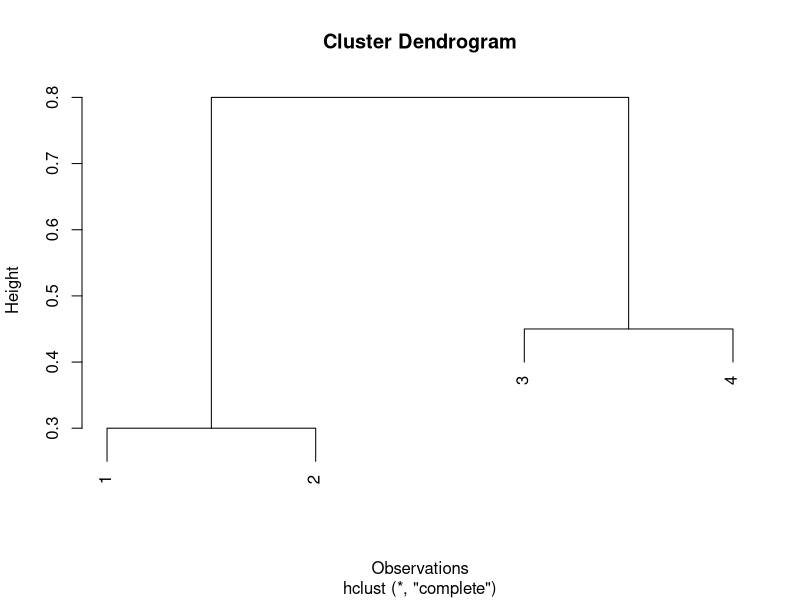
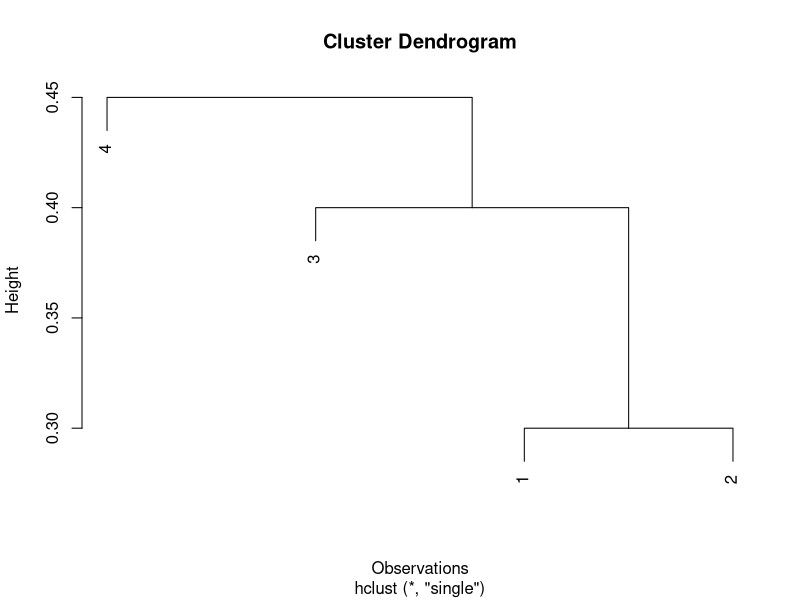
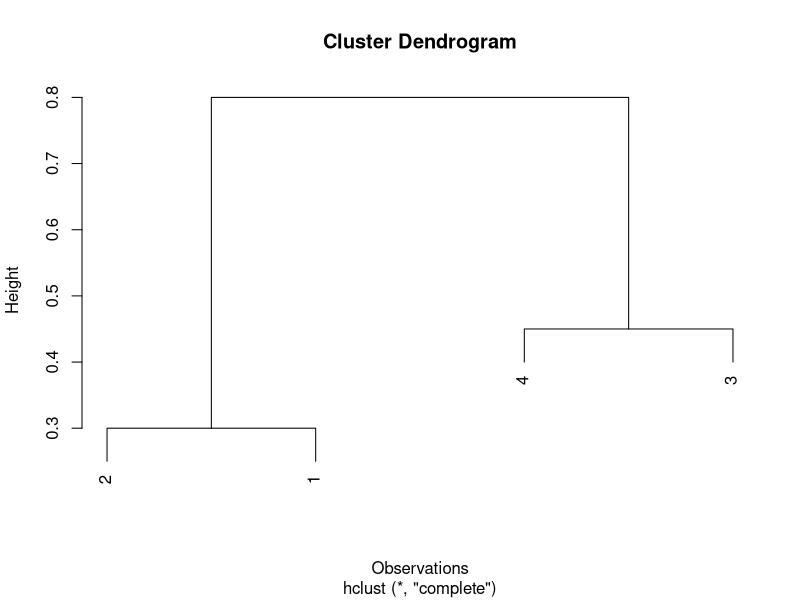
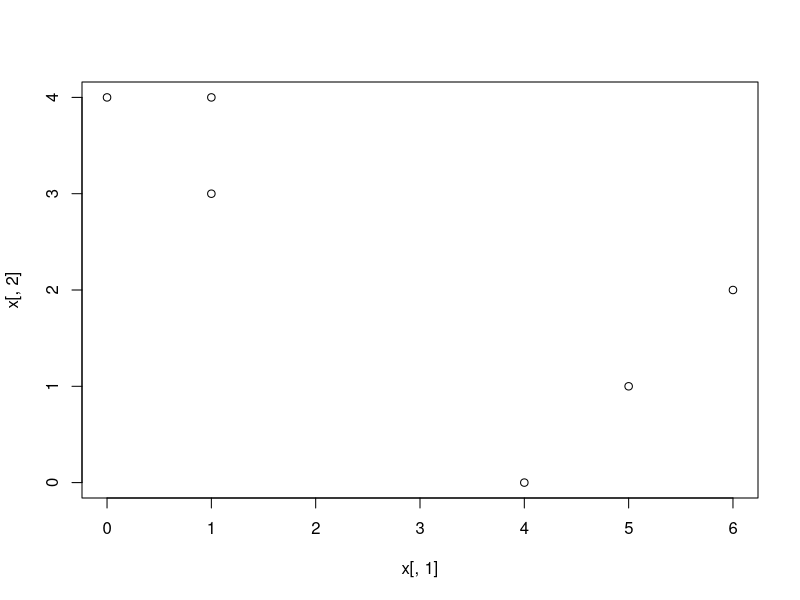
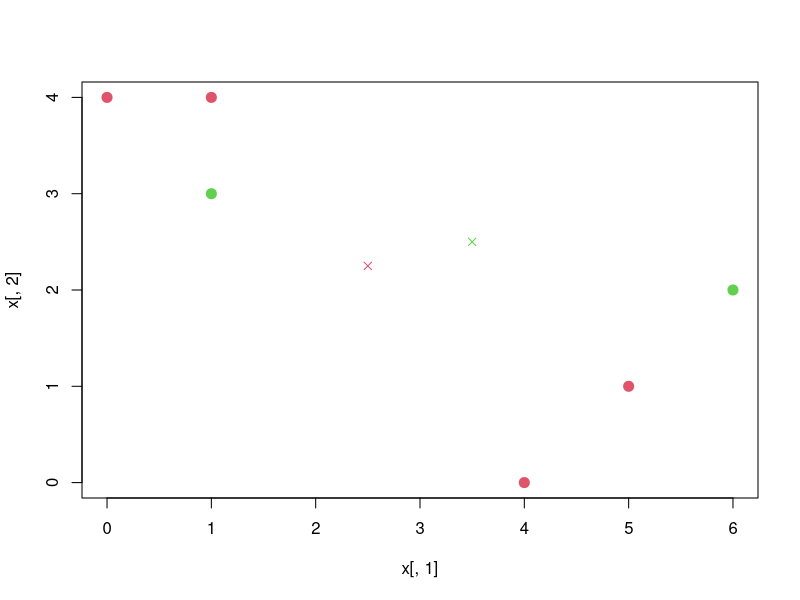
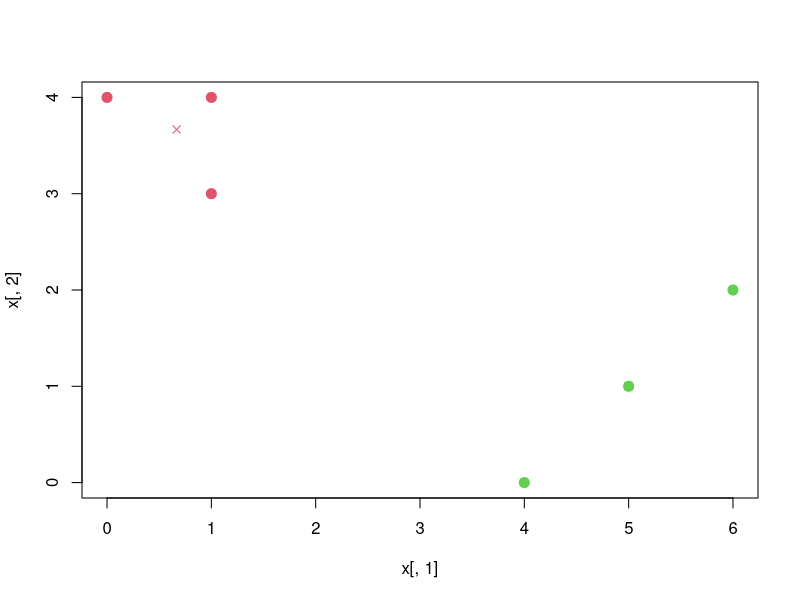

The R script that drew these images, in order:
## ---- chunk 1
knitr::opts_chunk$set(echo = TRUE)
## ---- chunk 2
d = as.dist(matrix(c(0, 0.3, 0.4, 0.7, 
                     0.3, 0, 0.5, 0.8,
                     0.4, 0.5, 0.0, 0.45,
                     0.7, 0.8, 0.45, 0.0), nrow=4))
plot(hclust(d, method="complete"),xlab='Observations')
## ---- chunk 3
plot(hclust(d, method="single"),xlab='Observations')
## ---- chunk 4
plot(hclust(d, method="complete"), labels=c(2,1,4,3), xlab='Observations')
## ---- chunk 5
x = cbind(c(1, 1, 0, 5, 6, 4), c(4, 3, 4, 1, 2, 0))
x
plot(x[,1], x[,2])
## ---- chunk 6
set.seed(1)
labels = sample(2, nrow(x), replace=T)
cbind(x,labels)
## ---- chunk 7
centroid1 = c(mean(x[labels==1, 1]), mean(x[labels==1, 2]))
centroid2 = c(mean(x[labels==2, 1]), mean(x[labels==2, 2]))
centroid1
centroid2
plot(x[,1], x[,2], col=(labels+1), pch=20, cex=2)
points(centroid1[1], centroid1[2], col=2, pch=4)
points(centroid2[1], centroid2[2], col=3, pch=4)
## ---- chunk 8
euclid = function(a, b) {
  return(sqrt((a[1] - b[1])^2 + (a[2]-b[2])^2))
}
assign_labels = function(x, centroid1, centroid2) {
  labels = rep(NA, nrow(x))
  for (i in 1:nrow(x)) {
    if (euclid(x[i,], centroid1) < euclid(x[i,], centroid2)) {
      labels[i] = 1
    } else {
      labels[i] = 2
    }
  }
  return(labels)
}
labels = assign_labels(x, centroid1, centroid2)
labels
## ---- chunk 9
last_labels = rep(-1, 6)
while (!all(last_labels == labels)) {
  last_labels = labels
  centroid1 = c(mean(x[labels==1, 1]), mean(x[labels==1, 2]))
  centroid2 = c(mean(x[labels==2, 1]), mean(x[labels==2, 2]))
  labels = assign_labels(x, centroid1, centroid2)
}
labels
## ---- chunk 10
plot(x[,1], x[,2], col=(labels+1), pch=20, cex=2)
points(centroid1[1], centroid1[2], col=2, pch=4)
points(centroid2[1], centroid2[2], col=3, pch=4)
